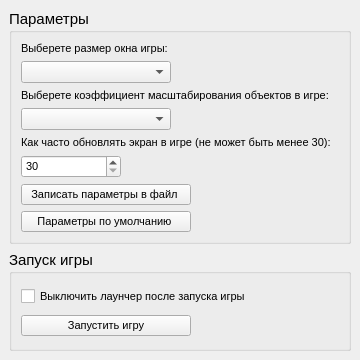
<?xml version="1.0" encoding="UTF-8"?>
<ui version="4.0">
 <class>MainWindow</class>
 <widget class="QMainWindow" name="MainWindow">
  <property name="enabled">
   <bool>true</bool>
  </property>
  <property name="geometry">
   <rect>
    <x>0</x>
    <y>0</y>
    <width>360</width>
    <height>360</height>
   </rect>
  </property>
  <property name="minimumSize">
   <size>
    <width>360</width>
    <height>360</height>
   </size>
  </property>
  <property name="maximumSize">
   <size>
    <width>360</width>
    <height>360</height>
   </size>
  </property>
  <property name="windowTitle">
   <string>MainWindow</string>
  </property>
  <property name="animated">
   <bool>true</bool>
  </property>
  <property name="documentMode">
   <bool>false</bool>
  </property>
  <property name="dockNestingEnabled">
   <bool>false</bool>
  </property>
  <property name="dockOptions">
   <set>QMainWindow::AllowTabbedDocks|QMainWindow::AnimatedDocks</set>
  </property>
  <property name="unifiedTitleAndToolBarOnMac">
   <bool>false</bool>
  </property>
  <widget class="QWidget" name="centralwidget">
   <layout class="QGridLayout" name="gridLayout_3">
    <item row="0" column="0">
     <widget class="QGroupBox" name="groupBox">
      <property name="font">
       <font>
        <pointsize>11</pointsize>
        <kerning>true</kerning>
       </font>
      </property>
      <property name="title">
       <string>Параметры</string>
      </property>
      <layout class="QGridLayout" name="gridLayout">
       <item row="0" column="0">
        <layout class="QVBoxLayout" name="verticalLayout">
         <item>
          <widget class="QLabel" name="label_3">
           <property name="font">
            <font>
             <pointsize>8</pointsize>
            </font>
           </property>
           <property name="text">
            <string>Выберете размер окна игры:</string>
           </property>
          </widget>
         </item>
         <item>
          <layout class="QHBoxLayout" name="horizontalLayout_2">
           <item>
            <widget class="QComboBox" name="size">
             <property name="minimumSize">
              <size>
               <width>150</width>
               <height>20</height>
              </size>
             </property>
             <property name="maximumSize">
              <size>
               <width>16777215</width>
               <height>16777215</height>
              </size>
             </property>
             <property name="font">
              <font>
               <pointsize>8</pointsize>
              </font>
             </property>
             <property name="acceptDrops">
              <bool>false</bool>
             </property>
             <property name="autoFillBackground">
              <bool>false</bool>
             </property>
             <property name="editable">
              <bool>false</bool>
             </property>
             <property name="duplicatesEnabled">
              <bool>false</bool>
             </property>
             <property name="frame">
              <bool>true</bool>
             </property>
             <property name="modelColumn">
              <number>0</number>
             </property>
            </widget>
           </item>
           <item>
            <spacer name="horizontalSpacer">
             <property name="orientation">
              <enum>Qt::Horizontal</enum>
             </property>
             <property name="sizeHint" stdset="0">
              <size>
               <width>40</width>
               <height>20</height>
              </size>
             </property>
            </spacer>
           </item>
          </layout>
         </item>
         <item>
          <widget class="QLabel" name="label_4">
           <property name="font">
            <font>
             <pointsize>8</pointsize>
            </font>
           </property>
           <property name="text">
            <string>Выберете коэффициент масштабирования объектов в игре:  </string>
           </property>
          </widget>
         </item>
         <item>
          <layout class="QHBoxLayout" name="horizontalLayout_3">
           <item>
            <widget class="QComboBox" name="block_scaling">
             <property name="minimumSize">
              <size>
               <width>150</width>
               <height>20</height>
              </size>
             </property>
             <property name="maximumSize">
              <size>
               <width>16777215</width>
               <height>16777215</height>
              </size>
             </property>
             <property name="font">
              <font>
               <pointsize>8</pointsize>
              </font>
             </property>
             <property name="editable">
              <bool>false</bool>
             </property>
             <property name="currentIndex">
              <number>-1</number>
             </property>
             <property name="minimumContentsLength">
              <number>0</number>
             </property>
             <property name="duplicatesEnabled">
              <bool>false</bool>
             </property>
             <property name="frame">
              <bool>true</bool>
             </property>
             <property name="modelColumn">
              <number>0</number>
             </property>
            </widget>
           </item>
           <item>
            <spacer name="horizontalSpacer_2">
             <property name="orientation">
              <enum>Qt::Horizontal</enum>
             </property>
             <property name="sizeHint" stdset="0">
              <size>
               <width>40</width>
               <height>20</height>
              </size>
             </property>
            </spacer>
           </item>
          </layout>
         </item>
         <item>
          <widget class="QLabel" name="label_5">
           <property name="font">
            <font>
             <pointsize>8</pointsize>
            </font>
           </property>
           <property name="text">
            <string>Как часто обновлять экран в игре (не может быть менее 30):</string>
           </property>
          </widget>
         </item>
         <item>
          <layout class="QHBoxLayout" name="horizontalLayout_4">
           <item>
            <widget class="QSpinBox" name="FPS">
             <property name="minimumSize">
              <size>
               <width>100</width>
               <height>20</height>
              </size>
             </property>
             <property name="maximumSize">
              <size>
               <width>16777215</width>
               <height>16777215</height>
              </size>
             </property>
             <property name="font">
              <font>
               <pointsize>8</pointsize>
              </font>
             </property>
             <property name="wrapping">
              <bool>false</bool>
             </property>
             <property name="readOnly">
              <bool>false</bool>
             </property>
             <property name="accelerated">
              <bool>false</bool>
             </property>
             <property name="showGroupSeparator" stdset="0">
              <bool>false</bool>
             </property>
             <property name="minimum">
              <number>30</number>
             </property>
             <property name="maximum">
              <number>300</number>
             </property>
            </widget>
           </item>
           <item>
            <spacer name="horizontalSpacer_3">
             <property name="orientation">
              <enum>Qt::Horizontal</enum>
             </property>
             <property name="sizeHint" stdset="0">
              <size>
               <width>40</width>
               <height>20</height>
              </size>
             </property>
            </spacer>
           </item>
          </layout>
         </item>
         <item>
          <layout class="QHBoxLayout" name="horizontalLayout_5">
           <item>
            <widget class="QPushButton" name="write_to_file">
             <property name="minimumSize">
              <size>
               <width>170</width>
               <height>20</height>
              </size>
             </property>
             <property name="maximumSize">
              <size>
               <width>16777215</width>
               <height>16777215</height>
              </size>
             </property>
             <property name="font">
              <font>
               <pointsize>8</pointsize>
              </font>
             </property>
             <property name="text">
              <string>Записать параметры в файл </string>
             </property>
             <property name="checkable">
              <bool>false</bool>
             </property>
            </widget>
           </item>
           <item>
            <spacer name="horizontalSpacer_4">
             <property name="orientation">
              <enum>Qt::Horizontal</enum>
             </property>
             <property name="sizeHint" stdset="0">
              <size>
               <width>40</width>
               <height>20</height>
              </size>
             </property>
            </spacer>
           </item>
          </layout>
         </item>
        </layout>
       </item>
       <item row="1" column="0">
        <layout class="QHBoxLayout" name="horizontalLayout_6">
         <item>
          <widget class="QPushButton" name="defolt_options">
           <property name="minimumSize">
            <size>
             <width>170</width>
             <height>20</height>
            </size>
           </property>
           <property name="maximumSize">
            <size>
             <width>16777215</width>
             <height>16777215</height>
            </size>
           </property>
           <property name="font">
            <font>
             <pointsize>8</pointsize>
            </font>
           </property>
           <property name="text">
            <string>Параметры по умолчанию </string>
           </property>
          </widget>
         </item>
         <item>
          <spacer name="horizontalSpacer_5">
           <property name="orientation">
            <enum>Qt::Horizontal</enum>
           </property>
           <property name="sizeHint" stdset="0">
            <size>
             <width>40</width>
             <height>20</height>
            </size>
           </property>
          </spacer>
         </item>
        </layout>
       </item>
      </layout>
     </widget>
    </item>
    <item row="1" column="0">
     <widget class="QGroupBox" name="groupBox_2">
      <property name="font">
       <font>
        <pointsize>11</pointsize>
       </font>
      </property>
      <property name="title">
       <string>Запуск игры</string>
      </property>
      <layout class="QGridLayout" name="gridLayout_2">
       <item row="0" column="0">
        <layout class="QHBoxLayout" name="horizontalLayout_7">
         <item>
          <widget class="QCheckBox" name="checkBox">
           <property name="minimumSize">
            <size>
             <width>225</width>
             <height>20</height>
            </size>
           </property>
           <property name="font">
            <font>
             <pointsize>8</pointsize>
            </font>
           </property>
           <property name="text">
            <string>Выключить лаунчер после запуска игры</string>
           </property>
           <property name="checked">
            <bool>false</bool>
           </property>
           <property name="autoRepeat">
            <bool>false</bool>
           </property>
           <property name="autoExclusive">
            <bool>false</bool>
           </property>
          </widget>
         </item>
         <item>
          <spacer name="horizontalSpacer_6">
           <property name="orientation">
            <enum>Qt::Horizontal</enum>
           </property>
           <property name="sizeHint" stdset="0">
            <size>
             <width>40</width>
             <height>20</height>
            </size>
           </property>
          </spacer>
         </item>
        </layout>
       </item>
       <item row="1" column="0">
        <layout class="QHBoxLayout" name="horizontalLayout_8">
         <item>
          <widget class="QPushButton" name="run_game">
           <property name="minimumSize">
            <size>
             <width>170</width>
             <height>20</height>
            </size>
           </property>
           <property name="maximumSize">
            <size>
             <width>16777215</width>
             <height>16777215</height>
            </size>
           </property>
           <property name="font">
            <font>
             <pointsize>8</pointsize>
            </font>
           </property>
           <property name="text">
            <string>Запустить игру</string>
           </property>
           <property name="checkable">
            <bool>false</bool>
           </property>
           <property name="checked">
            <bool>false</bool>
           </property>
           <property name="autoRepeat">
            <bool>false</bool>
           </property>
           <property name="autoExclusive">
            <bool>false</bool>
           </property>
           <property name="autoDefault">
            <bool>false</bool>
           </property>
           <property name="default">
            <bool>false</bool>
           </property>
           <property name="flat">
            <bool>false</bool>
           </property>
          </widget>
         </item>
         <item>
          <spacer name="horizontalSpacer_7">
           <property name="orientation">
            <enum>Qt::Horizontal</enum>
           </property>
           <property name="sizeHint" stdset="0">
            <size>
             <width>40</width>
             <height>20</height>
            </size>
           </property>
          </spacer>
         </item>
        </layout>
       </item>
      </layout>
     </widget>
    </item>
   </layout>
  </widget>
 </widget>
 <resources/>
 <connections/>
</ui>
